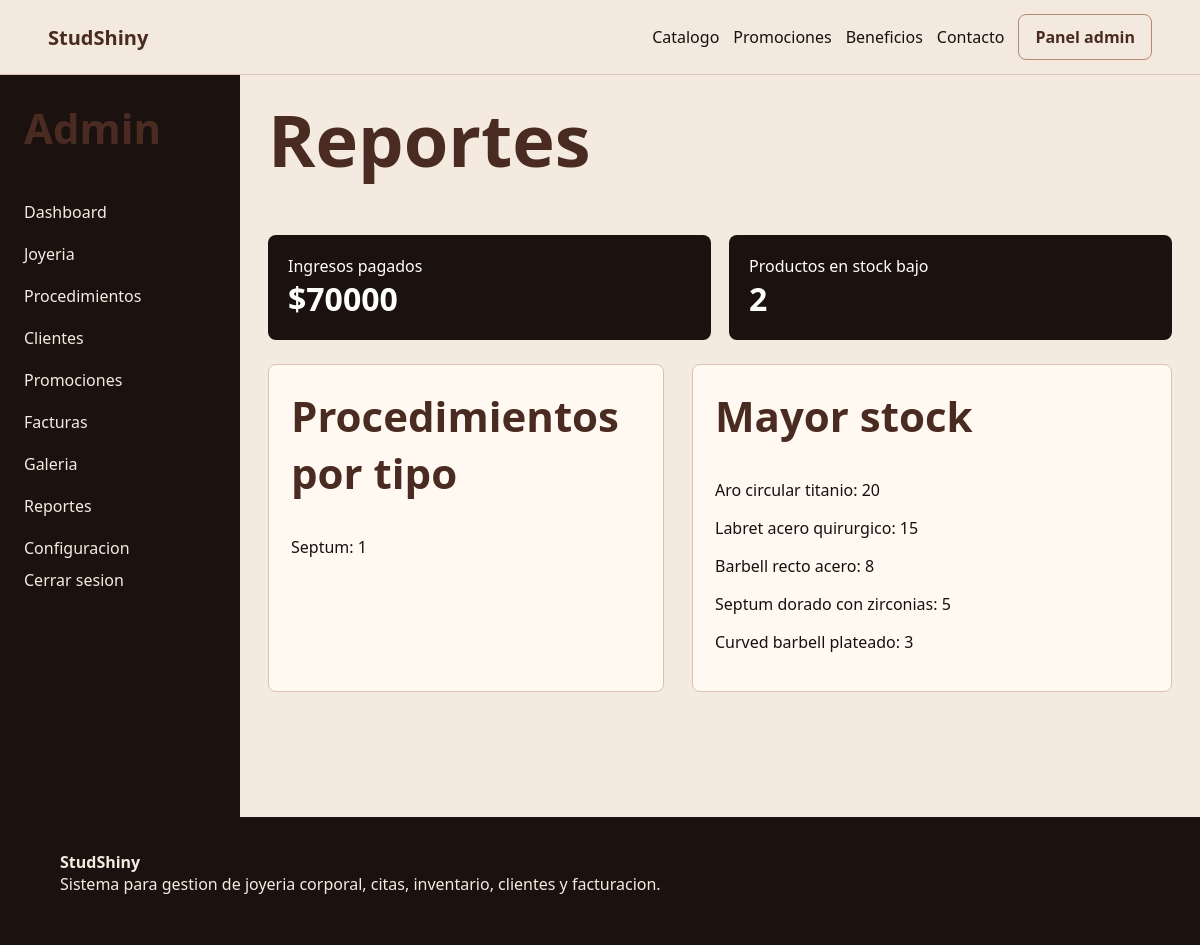
The page /panel/reportes/ (signed in) on the database its author committed.
### core/models.py (models this page shows, shortened)
class Procedimiento(models.Model):
    ESTADOS = [
        ("SOLICITADA", "Solicitada"),
        ("CONFIRMADA", "Confirmada"),
        ("COMPLETADA", "Completada"),
        ("CANCELADA", "Cancelada"),
    ]
    cliente = models.ForeignKey(Cliente, on_delete=models.SET_NULL, null=True, blank=True)
    nombre_cliente = models.CharField(max_length=140)
    telefono_cliente = models.CharField(max_length=30, blank=True)
    tipo_perforacion = models.CharField(max_length=100)
    fecha_cita = models.DateTimeField()
    estado = models.CharField(max_length=20, choices=ESTADOS, default="SOLICITADA")
    estado_pago = models.BooleanField(default=False)
    notas_cuidados = models.TextField(blank=True)
    joya_utilizada = models.ForeignKey(
        Producto, on_delete=models.SET_NULL, null=True, blank=True, related_name="procedimientos"
    )
    materiales_medicos = models.ManyToManyField(Producto, blank=True, related_name="procedimientos_insumo")
    class Meta:
        ordering = ["-fecha_cita"]

class Producto(models.Model):
    ESTADOS = [
        ("DISPONIBLE", "Disponible"),
        ("AGOTADO", "Agotado"),
    ]
    nombre = models.CharField(max_length=120)
    categoria = models.CharField(max_length=60)
    material = models.CharField(max_length=60)
    color = models.CharField(max_length=40)
    calibre = models.CharField(max_length=40, blank=True)
    medida = models.CharField(max_length=40, blank=True)
    precio = models.DecimalField(max_digits=10, decimal_places=2, validators=[MinValueValidator(1)])
    stock = models.PositiveIntegerField(default=0)
    stock_minimo = models.PositiveIntegerField(default=5)
    descripcion = models.TextField(blank=True)
    imagen = models.CharField(max_length=255, blank=True)
    en_promocion = models.BooleanField(default=False)
    estado = models.CharField(max_length=20, choices=ESTADOS, default="DISPONIBLE")
    creado = models.DateTimeField(auto_now_add=True)
    actualizado = models.DateTimeField(auto_now=True)
    class Meta:
        ordering = ["categoria", "nombre"]
    @property
    def stock_bajo(self):
        return self.stock <= self.stock_minimo

### core/views.py (the view)
# urls.py: path("panel/reportes/", views.reportes, name="reportes"),
@user_passes_test(es_admin)
def reportes(request):
    procedimientos_por_tipo = Procedimiento.objects.values("tipo_perforacion").annotate(total=Count("id")).order_by("-total")[:8]
    return render(
        request,
        "core/admin/reportes.html",
        {
            "ingresos": Factura.objects.filter(pagada=True).aggregate(total=Sum("total"))["total"] or 0,
            "procedimientos_por_tipo": procedimientos_por_tipo,
            "productos_stock_bajo": [p for p in Producto.objects.all() if p.stock_bajo],
            "productos_mayor_stock": Producto.objects.order_by("-stock")[:5],
        },
    )

### core/views.py (called while the page is built)
def es_admin(user):
    return user.is_authenticated and user.is_staff

### core/templates/core/admin/reportes.html
{% extends "core/admin/base_admin.html" %}
{% block admin_content %}
<h1>Reportes</h1>
<div class="grid">
    <article class="stat"><span>Ingresos pagados</span><strong>${{ ingresos|floatformat:0 }}</strong></article>
    <article class="stat"><span>Productos en stock bajo</span><strong>{{ productos_stock_bajo|length }}</strong></article>
</div>
<section class="split" style="margin-top:24px">
    <div class="card"><h2>Procedimientos por tipo</h2>{% for p in procedimientos_por_tipo %}<p>{{ p.tipo_perforacion }}: {{ p.total }}</p>{% empty %}<p>Sin datos.</p>{% endfor %}</div>
    <div class="card"><h2>Mayor stock</h2>{% for p in productos_mayor_stock %}<p>{{ p.nombre }}: {{ p.stock }}</p>{% endfor %}</div>
</section>
{% endblock %}

### core/static/core/styles.css (style rules this page uses)
:root { --cream: #f4eadf; --paper: #fff9f1; --terracotta: #b38971; --terracotta-dark: #8d5f49; --coffee: #4a2b22; --ink: #16110f; --muted: #7a665e; --line: #d8c3b4; --danger: #9d2d24; --success: #26633a; }
* { box-sizing: border-box; }
body { margin: 0; background: var(--cream); color: var(--ink); font-family: "Segoe UI", Arial, sans-serif; }
h1, h2, h3, p { margin-top: 0; }
h1 { font-size: clamp(38px, 6vw, 76px); line-height: 1; color: var(--coffee); }
h2 { font-size: clamp(26px, 4vw, 42px); color: var(--coffee); }
.grid { display: grid; grid-template-columns: repeat(auto-fit, minmax(230px, 1fr)); gap: 18px; }
.card, .panel { background: var(--paper); border: 1px solid var(--line); border-radius: 8px; padding: 22px; }
.stat { background: #1b120f; color: #fff; border-radius: 8px; padding: 20px; }
.stat strong { display: block; font-size: 2rem; }
.split { display: grid; grid-template-columns: minmax(0, 1fr) minmax(320px, 480px); gap: 28px; }

### rows shown on the page
Procedimiento: tipo_perforacion "Septum", total "1"
Producto: nombre "Aro circular titanio", stock "20"
Producto: nombre "Labret acero quirurgico", stock "15"
Producto: nombre "Barbell recto acero", stock "8"
Producto: nombre "Septum dorado con zirconias", stock "5"
Producto: nombre "Curved barbell plateado", stock "3"

### other values the page prints
{{ ingresos|floatformat:0 }} "70000"
{{ productos_stock_bajo|length }} "2"
